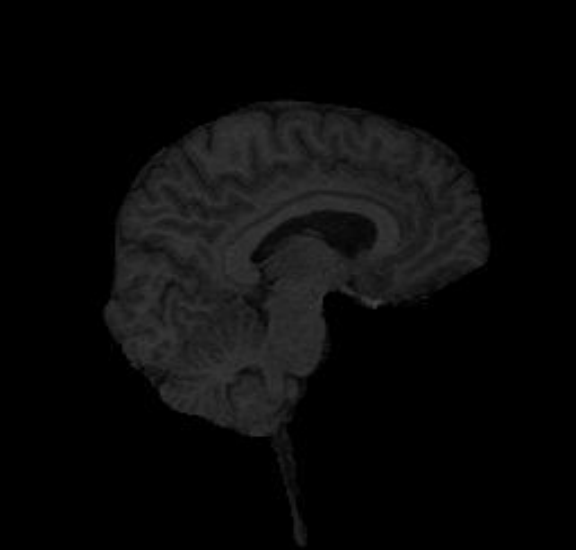
%> input picture brain.bmp, 576 x 550 px
$ octave --eval "GlobalHistogramEqualization('brain.bmp');"   (GNU Octave 9; MATLAB toolbox functions it lacks are replaced by stand-ins)
%> lines starting %> are read from the running program, lines starting %| are printed output that depends on the picture
function GlobalHistogramEqualization(img)
%> called with img = 'brain.bmp'
% tStart=tic;
data=uint8(imread(img));%读取图像的像素值
%> data is the input picture: size 550x576 uint8; min 0, max 70, mean 9.4

subplot(2,2,1);
imshow(data);
title('原图片');
subplot(2,2,2);
imhist(data);
title('原图片  直方图');

[m,n]=size(data);
%> m = 550; n = 576
data=data(:); %矩阵变成向量形式
axis_x=0:255; %像素点的取值是0-255
inter=double(intersect(axis_x,data));%取交集，只计算有的像素   貌似其实取一个交集然后少算一些对比全部都计算在这种情况下的效果不太明显,可以考虑全部都算
%> inter = 70 values from 0 to 70
axis_y=zeros(256,1); %预先分配空间


for i=inter'
    axis_y(i+1)=sum(data==axis_x(i+1));%计算每个像素点值有多少，只计算有的（貌似其实影响不太大，具体量大了哪个好我也没实验了）
end
%> this loop made 70 passes
%> after the loop, axis_y = 256 values, max 223679 at index 1, min 0 at index 70, mean 1237.5

pr=axis_y./length(data);%获得对应的p(Rk),即归一化
%> pr = 256 values, max 0.706 at index 1, min 0 at index 70, mean 0.00391

% for i=1:256
%     transform(i)=round(255*sum(pr(1:i)));  %获得直方图均衡的变换函数，为一向量，用sum来计算CDF(累计分布函数)
% end

transform=round(cumsum(pr)*255);   %为提高效率改用这个，原来使用的是上面那个算法获得直方图均衡的变换函数，为一向量，用sum来计算CDF(累计分布函数)
%> transform = 256 values from 180 to 255

for i=1:length(data)
    data(i)=transform(data(i)+1);  %对原图像的对应点对照变换函数进行变换，其中由于MATLAB中索引是从1开始的，需要加1
end
% tEnd=toc(tStart);

subplot(2,2,3);
imshow(reshape(data,m,n));%显示原图像
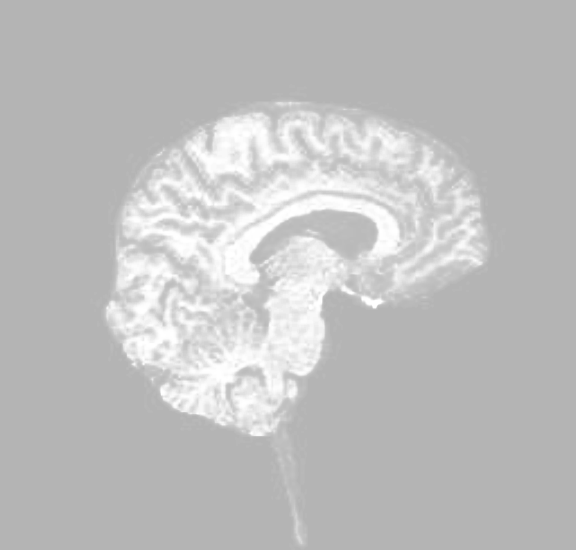
%> displayed picture: size 550x576, on the screen's scale of 0 to 255; min 180, max 255, mean 191.3
%> `GlobalHistogramEqualization('brain.bmp');`:
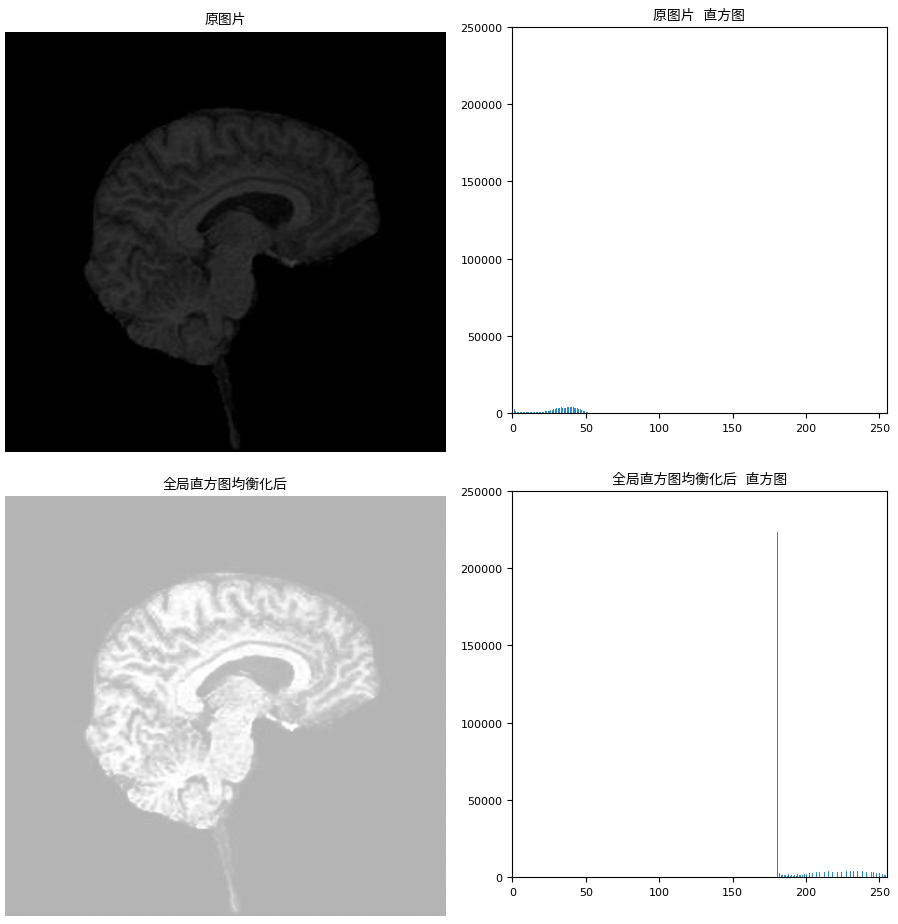
%> figure redrawn from the program's plot data, 4 panels
title('全局直方图均衡化后');
subplot(2,2,4);
imhist(data);
title('全局直方图均衡化后  直方图');
% fprintf('\n一共用时%.4f',tEnd);
